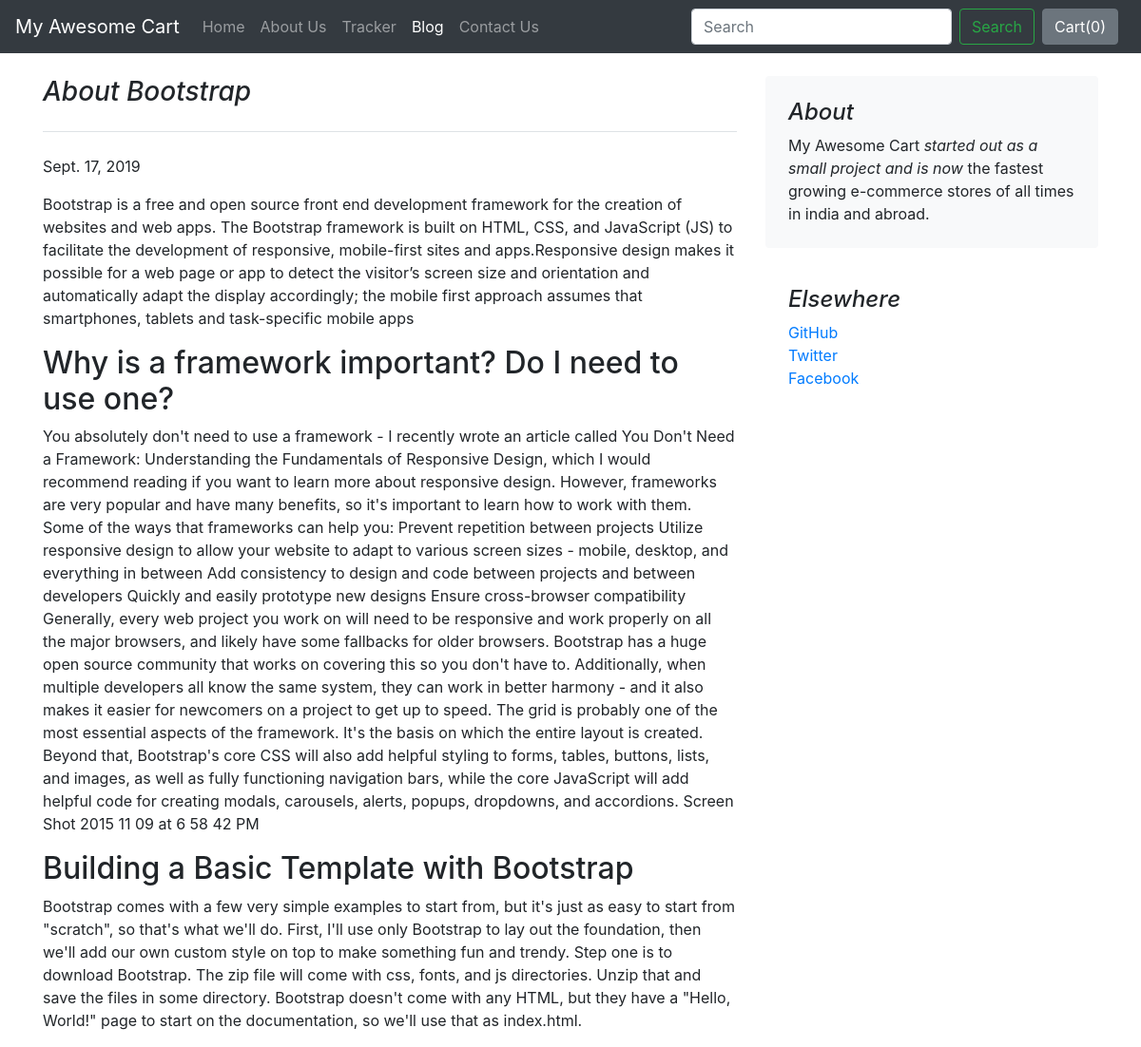
Page /blog/blogpost/7 on the committed database.
### blog/models.py (models this page shows)
class Blogpost(models.Model):
    post_id = models.AutoField(primary_key=True)
    title = models.CharField(max_length=50)
    head0 = models.CharField(max_length=500,default="")
    chead0 = models.CharField(max_length=5000, default="")
    head1 = models.CharField(max_length=500, default="")
    chead1 = models.CharField(max_length=5000, default="")
    head2 = models.CharField(max_length=500, default="")
    chead2 = models.CharField(max_length=5000, default="")
    pub_date = models.DateField()
    thumbnail = models.ImageField(upload_to="shop/images", default="")
    def __str__(self):
        return self.title

### blog/views.py (the view)
# urls.py: path("blogpost/<int:id>", views.blogpost, name="blogHome")
def blogpost(request, id):
    post = Blogpost.objects.filter(post_id = id)[0]
    print(post)
    return render(request, 'blog/blogpost.html',
                  {'post':post})

### blog/templates/blog/blogpost.html (shortened to what this page needs)
{% extends 'blog/basic.html' %}
{% block body %}
<div class="container">
    <div class="row mt-4">
        <div class="col-md-8 blog-main">
            <h3 class="pb-4 mb-4 font-italic border-bottom">
                {{post.title}}
            </h3>
            <div class="blog-post">
                <p class="blog-post-meta">{{post.pub_date}} </p>
                <p>{{post.chead0}}</p>
                <h2>{{post.head1}}</h2>
                <p>{{post.chead1}}</p>
                <h2>{{post.head2}}</h2>
                <p>{{post.chead2}}</p>
            </div>
        </div>
        <aside class="col-md-4 blog-sidebar">
            <div class="p-4 mb-3 bg-light rounded">
                <h4 class="font-italic">About</h4>
                <p class="mb-0">My Awesome Cart <em>started out as a small project and is now</em> the fastest growing e-commerce stores of all times in india and abroad.</p>
            </div>
            <div class="p-4">
                <h4 class="font-italic">Elsewhere</h4>
                <ol class="list-unstyled">
                    <li><a href="#">GitHub</a></li>
                    <li><a href="#">Twitter</a></li>
                    <li><a href="#">Facebook</a></li>
                </ol>
            </div>
        </aside>
    </div>
</div>
{% endblock %}

### rows in the picture
Blogpost: title "About Bootstrap", pub_date "Sept. 17, 2019", chead0 "Bootstrap is a free and open source front end development framework for the creation of websites and web apps. The Bootstrap framework is built on HTML, CSS, and JavaScript (JS) to facilitate the development of responsive, mobile-first sites and apps.Responsive design makes it possible for a web page or app to detect the visitor’s screen size and orientation and automatically adapt the display accordingly; the mobile first approach assumes that smartphones, tablets and task-specific mobile apps", head1 "Why is a framework important? Do I need to use one?", chead1 "You absolutely don't need to use a framework - I recently wrote an article called You Don't Need a Framework: Understanding the Fundamentals of Responsive Design, which I would recommend reading if you want to learn more about responsive design. However, frameworks are very popular and have many benefits, so it's important to learn how to work with them. Some of the ways that frameworks can help you: Prevent repetition between projects Utilize responsive design to allow your website to adapt to various screen sizes - mobile, desktop, and everything in between Add consistency to design and code between projects and between developers Quickly and easily prototype new designs Ensure…", head2 "Building a Basic Template with Bootstrap", chead2 "Bootstrap comes with a few very simple examples to start from, but it's just as easy to start from \"scratch\", so that's what we'll do. First, I'll use only Bootstrap to lay out the foundation, then we'll add our own custom style on top to make something fun and trendy. Step one is to download Bootstrap. The zip file will come with css, fonts, and js directories. Unzip that and save the files in some directory. Bootstrap doesn't come with any HTML, but they have a \"Hello, World!\" page to start on the documentation, so we'll use that as index.html."
